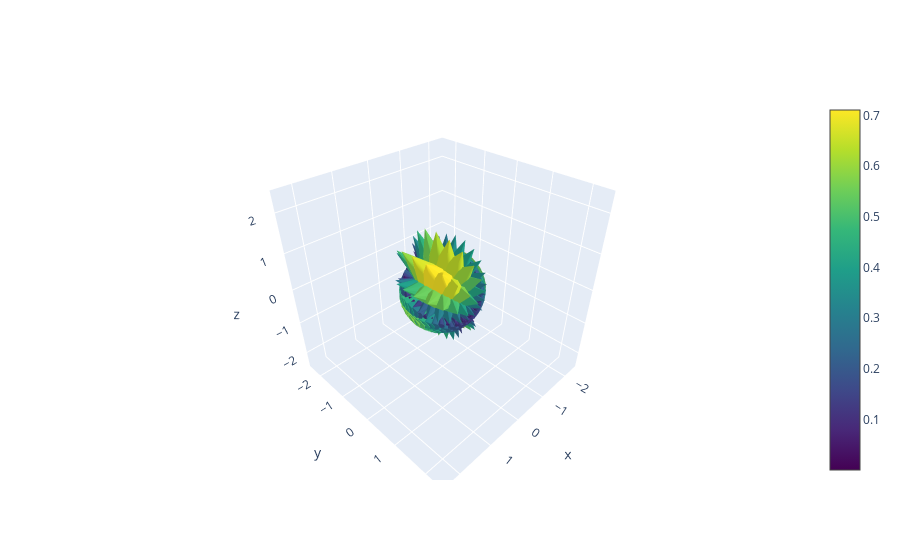

Source (notebook cell):
### Code cell
l = 2
y_coeffs = e3nn.IrrepsArray(e3nn.s2_irreps(l)[-1], np.random.rand(2 * l + 1))
y_sig = create_vector_field(y_coeffs, basis_fn="Y", res_beta=20, res_alpha=19)

plot_vector_field(y_sig).show()

### Figure 1 — Plotly figure (JSON) as saved in the notebook; plotly's stock layout.template omitted (floating-point values rounded to 4 significant figures; data arrays with more than 128 entries replaced by an {"elided": "..."} marker saying what was removed)
{"data": [{"anchor": "tail", "colorscale": [[0, "#440154"], [0.1111, "#482878"], [0.2222, "#3e4989"], [0.3333, "#31688e"], [0.4444, "#26828e"], [0.5556, "#1f9e89"], [0.6667, "#35b779"], [0.7778, "#6ece58"], [0.8889, "#b5de2b"], [1, "#fde725"]], "showscale": true, "sizemode": "scaled", "sizeref": 5, "type": "cone", "u": {"elided": "380 float values"}, "v": {"elided": "380 float values"}, "w": {"elided": "380 float values"}, "x": {"elided": "380 float values"}, "y": {"elided": "380 float values"}, "z": {"elided": "380 float values"}}], "layout": {"scene": {"aspectmode": "data"}}}
